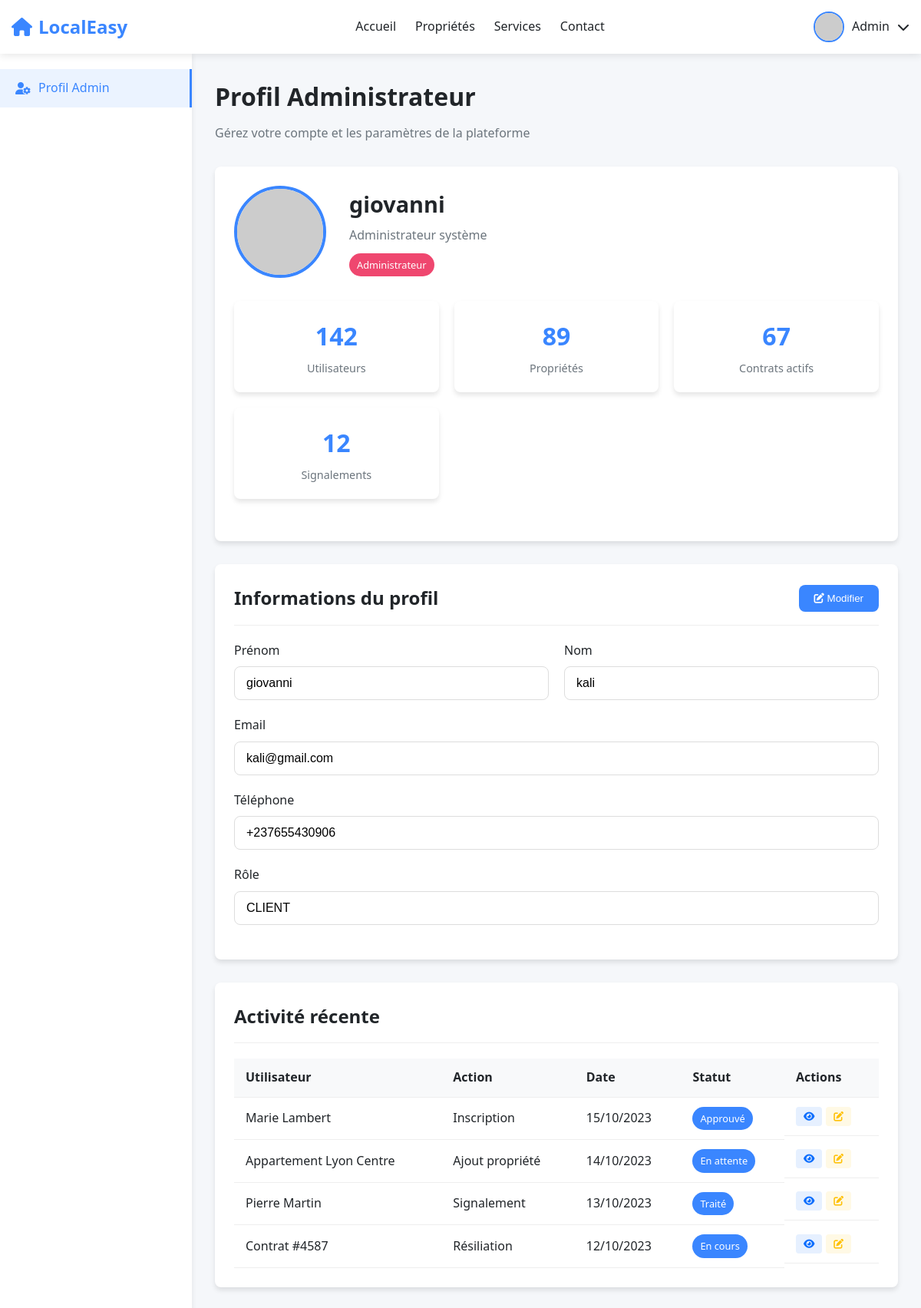
/administrateur/profil_admin/ (signed in), run on the app's committed database.
### bd/models.py (models this page shows)
class Utilisateur(AbstractUser):
    class RoleUtilisateur(models.TextChoices):
        ADMIN = 'ADMIN', 'Administrateur'
        BAILLEUR = 'BAILLEUR', 'Bailleur'
        CLIENT = 'CLIENT', 'Client'
    role = models.CharField(max_length=20, choices=RoleUtilisateur.choices)
    telephone = models.CharField(max_length=20, unique=True)
    adresse = models.TextField(blank=True)
    date_inscription = models.DateTimeField(auto_now_add=True)
    class Meta:
        db_table = 'utilisateur'

### administrateur/views.py (the view)
# urls.py: path('profil_admin/',views.profil_admin,name="profil_admin"),
@login_required(login_url="login_user")
def profil_admin(request):
    return render(request,'page_admin/profil_admin.html')

### administrateur/Templates/page_admin/profil_admin.html (shortened to what this page needs)
<!DOCTYPE html>
{% load static %}
<html lang="fr">
<head>
    <link rel="stylesheet" href="https://cdnjs.cloudflare.com/ajax/libs/font-awesome/6.4.0/css/all.min.css">
    <link rel="stylesheet" href="{% static 'css/profil.css' %}">
    <link rel="stylesheet" href="{% static 'css/messages.css' %}">
</head>
<body>
    <header id="header">
        <div class="container">
            <nav class="navbar">
                <a href="#" class="logo">
                    <i class="fas fa-home"></i>
                    LocalEasy
                </a>
                <ul class="nav-links">
                    <li><a href="">Accueil</a></li>
                    <li><a href="#properties">Propriétés</a></li>
                    <li><a href="#services">Services</a></li>
                    <li><a href="#contact">Contact</a></li>
                </ul>
                <div class="nav-actions">
                    <div class="user-menu">
                        <div class="user-avatar">
                            <img src="https://randomuser.me/api/portraits/men/75.jpg" alt="Admin">
                        </div>
                        <span class="user-name">Admin</span>
                        <i class="fas fa-chevron-down"></i>
                    </div>
                </div>
            </nav>
        </div>
    </header>
    <div class="dashboard">
        <div class="sidebar">
            <ul class="sidebar-menu">
                <li><a href="" class="active"><i class="fas fa-user-cog"></i> Profil Admin</a></li>
            </ul>
        </div>
        <div class="main-content">
            <div class="dashboard-header">
                <h1>Profil Administrateur</h1>
                <p>Gérez votre compte et les paramètres de la plateforme</p>
            </div>
            <div class="section">
                <div class="profile-header">
                    <div class="profile-avatar">
                        <img src="https://randomuser.me/api/portraits/men/75.jpg" alt="Admin">
                    </div>
                    <div class="profile-info">
                        <h2>{{request.user.first_name}}</h2>
                        <p>Administrateur système</p>
                        <span class="badge badge-admin">Administrateur</span>
                    </div>
                </div>
                <div class="stats-grid">
                    <div class="stat-card">
                        <div class="stat-value">142</div>
                        <div class="stat-label">Utilisateurs</div>
                    </div>
                    <div class="stat-card">
                        <div class="stat-value">89</div>
                        <div class="stat-label">Propriétés</div>
                    </div>
                    <div class="stat-card">
                        <div class="stat-value">67</div>
                        <div class="stat-label">Contrats actifs</div>
                    </div>
                    <div class="stat-card">
                        <div class="stat-value">12</div>
                        <div class="stat-label">Signalements</div>
                    </div>
                </div>
            </div>
            <div class="section">
    <div class="section-header">
        <h2 class="section-title">Informations du profil</h2>
        <button class="btn" id="editProfileBtn"><i class="fas fa-edit"></i> Modifier</button>
    </div>
    <div class="form-row">
        <div class="form-group">
            <label for="firstName">Prénom</label>
            <input type="text" id="firstName" class="form-control" value="{{ user.first_name }}" readonly>
        </div>
        <div class="form-group">
            <label for="lastName">Nom</label>
            <input type="text" id="lastName" class="form-control" value="{{ user.last_name }}" readonly>
        </div>
    </div>
    <div class="form-group">
        <label for="email">Email</label>
        <input type="email" id="email" class="form-control" value="{{ user.email }}" readonly>
    </div>
    <div class="form-group">
        <label for="phone">Téléphone</label>
        <input type="tel" id="phone" class="form-control" value="{{ user.telephone }}" readonly>
    </div>
    <div class="form-group">
        <label for="role">Rôle</label>
        <input type="text" id="role" class="form-control" value="{{ user.role }}" readonly>
    </div>
</div>
            <div class="section">
                <div class="section-header">
                    <h2 class="section-title">Activité récente</h2>
                </div>
                <div class="table-responsive">
                    <table class="table">
                        <thead>
                            <tr>
                                <th>Utilisateur</th>
                                <th>Action</th>
                                <th>Date</th>
                                <th>Statut</th>
                                <th>Actions</th>
                            </tr>
                        </thead>
                        <tbody>
                            <tr>
                                <td>Marie Lambert</td>
                                <td>Inscription</td>
                                <td>15/10/2023</td>
                                <td><span class="badge">Approuvé</span></td>
                                <td class="action-buttons">
                                    <button class="action-btn view"><i class="fas fa-eye"></i></button>
                                    <button class="action-btn edit"><i class="fas fa-edit"></i></button>
                                </td>
                            </tr>
                            <tr>
                                <td>Appartement Lyon Centre</td>
                                <td>Ajout propriété</td>
                                <td>14/10/2023</td>
                                <td><span class="badge">En attente</span></td>
                                <td class="action-buttons">
                                    <button class="action-btn view"><i class="fas fa-eye"></i></button>
                                    <button class="action-btn edit"><i class="fas fa-edit"></i></button>
                                </td>
                            </tr>
                            <tr>
                                <td>Pierre Martin</td>
                                <td>Signalement</td>
                                <td>13/10/2023</td>
                                <td><span class="badge">Traité</span></td>
                                <td class="action-buttons">
                                    <button class="action-btn view"><i class="fas fa-eye"></i></button>
                                    <button class="action-btn edit"><i class="fas fa-edit"></i></button>
                                </td>
                            </tr>
                            <tr>
                                <td>Contrat #4587</td>
                                <td>Résiliation</td>
                                <td>12/10/2023</td>
                                <td><span class="badge">En cours</span></td>
                                <td class="action-buttons">
                                    <button class="action-btn view"><i class="fas fa-eye"></i></button>
                                    <button class="action-btn edit"><i class="fas fa-edit"></i></button>
                                </td>
                            </tr>
                        </tbody>
                    </table>
                </div>
            </div>
        </div>
    </div>
</body>
</html>

### data on the page
Utilisateur: user.first_name "giovanni", first_name "giovanni", last_name "kali", email "kali@gmail.com", telephone "+237655430906", role "CLIENT"
